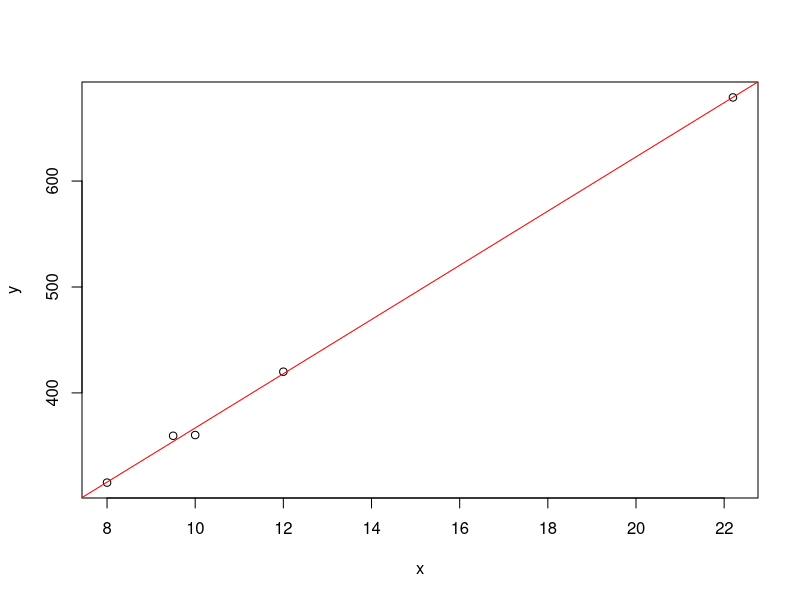
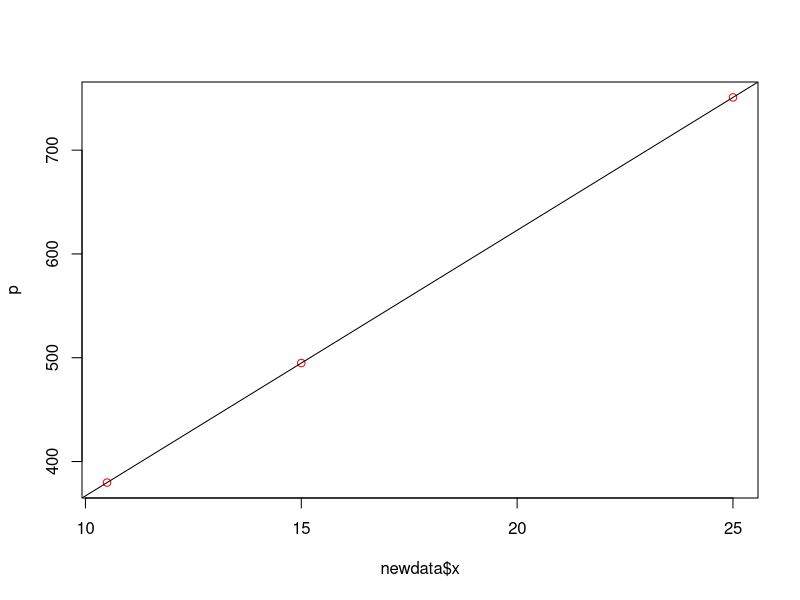

Write R code to recreate these figures, in order.
X=c(10.0,12.0,9.5,22.2,8.0)
Y=c(360.2,420.0,359.5,679.0,315.3)
data=data.frame(x=X,y=Y)
m=lm(y~x, data)
coef(m)
deviance(m)/length(m)
summary(m)
#훈련집합과 모델 그리기
plot(data)
abline(m, col='red')

#예측데이터와 모델 그리기
newdata=data.frame(x=c(10.5,25.0,15.0))
p=predict(m, newdata)
plot(newdata$x, p, col="red")
abline(m)
